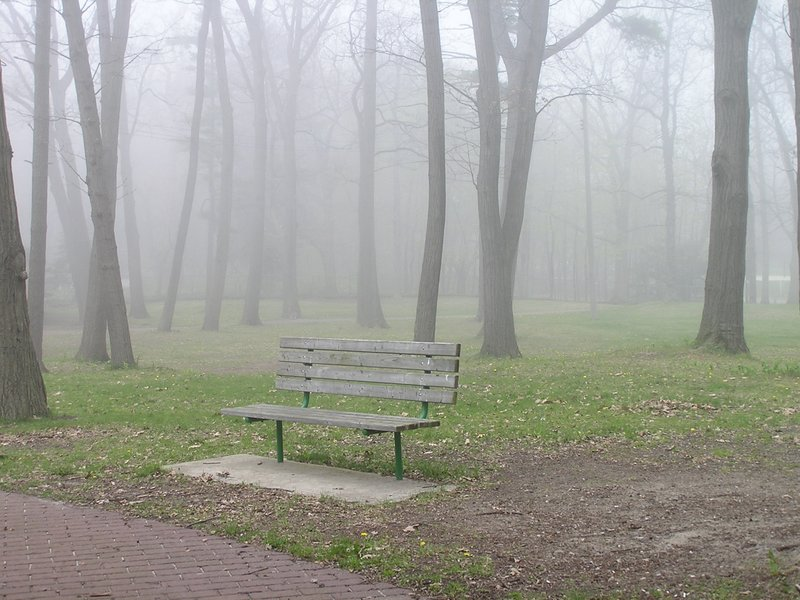
#> input picture ImageEnage/Image/foggy_bench.jpg, 800 x 600 px
$ python MSRtest.py
#> lines starting #> are read from the running program, lines starting #| are printed output that depends on the picture

#多尺度MSR(Multi-Scale Retinex)
# MSR也可实现色彩增强、颜色恒常性、局部动态范围压缩、全局动态范围压缩，也可以用于X光图像增强
import time

import numpy as np
import cv2


def replaceZeroes(data):
    min_nonzero = min(data[np.nonzero(data)])
    data[data == 0] = min_nonzero
    return data


def MSR(img, scales):
    weight = 1 / 3.0
    scales_size = len(scales)
    h, w = img.shape[:2]
    log_R = np.zeros((h, w), dtype=np.float32)

    for i in range(scales_size):
        img = replaceZeroes(img)
        L_blur = cv2.GaussianBlur(img, (scales[i], scales[i]), 0)
        L_blur = replaceZeroes(L_blur)
        dst_Img = cv2.log(img/255.0)
        dst_Lblur = cv2.log(L_blur/255.0)
        dst_Ixl = cv2.multiply(dst_Img, dst_Lblur)
        log_R += weight * cv2.subtract(dst_Img, dst_Ixl)

    dst_R = cv2.normalize(log_R,None, 0, 255, cv2.NORM_MINMAX)
    log_uint8 = cv2.convertScaleAbs(dst_R)
    return log_uint8


if __name__ == '__main__':
    begin=time.time()
    # ../Image/Forest3.jpg
    img = '../Image/foggy_bench.jpg'
    scales = [15,101,301]  # [3,5,9]  #看不出效果有什么差别
    src_img = cv2.imread(img)
#> src_img is the input picture: shape (600, 800, 3); mean B, G, R 153, 160.2, 159.8
    b_gray, g_gray, r_gray = cv2.split(src_img)
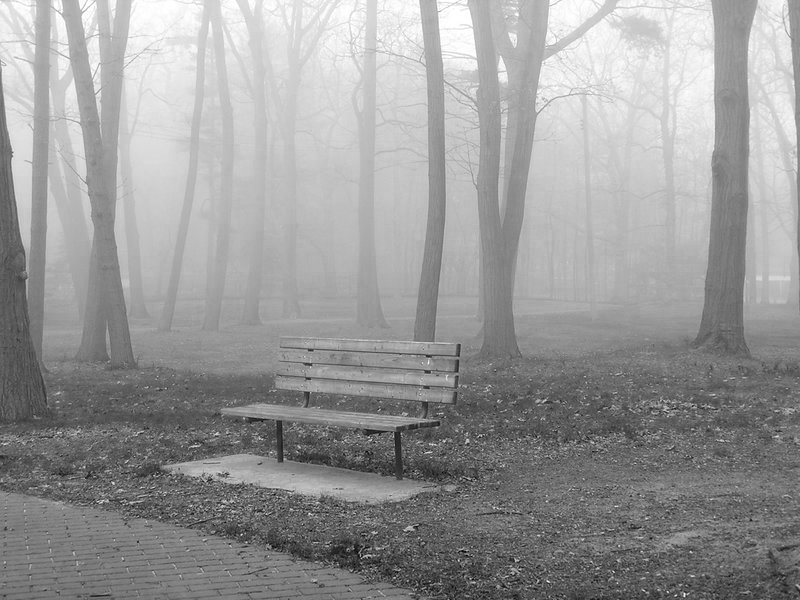
#> b_gray: shape (600, 800); min 0, max 255, mean 153
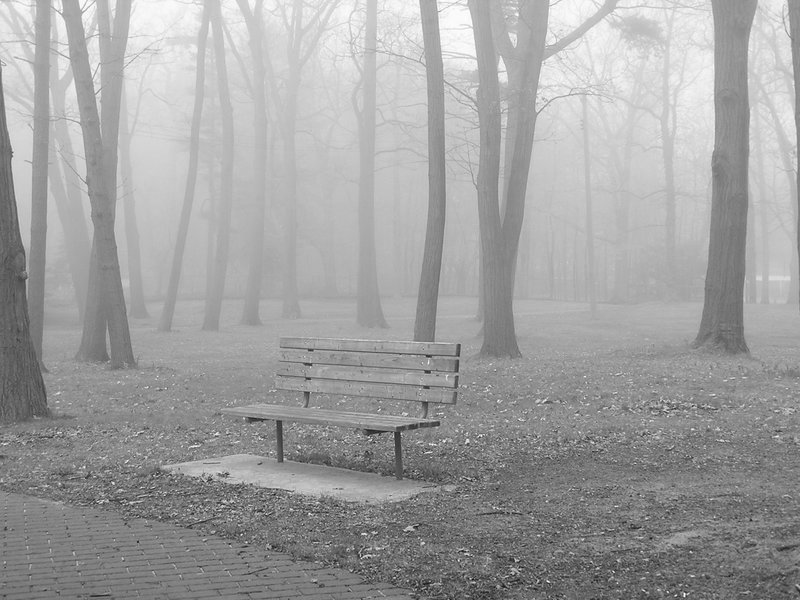
#> g_gray: shape (600, 800); min 13, max 255, mean 160.2
    b_gray = MSR(b_gray, scales)
#> the loop in MSR, `for i in range(scales_size):` made 3 passes
#> pass 1, in MSR, `dst_Lblur = cv2.log(L_blur/255.0)`:
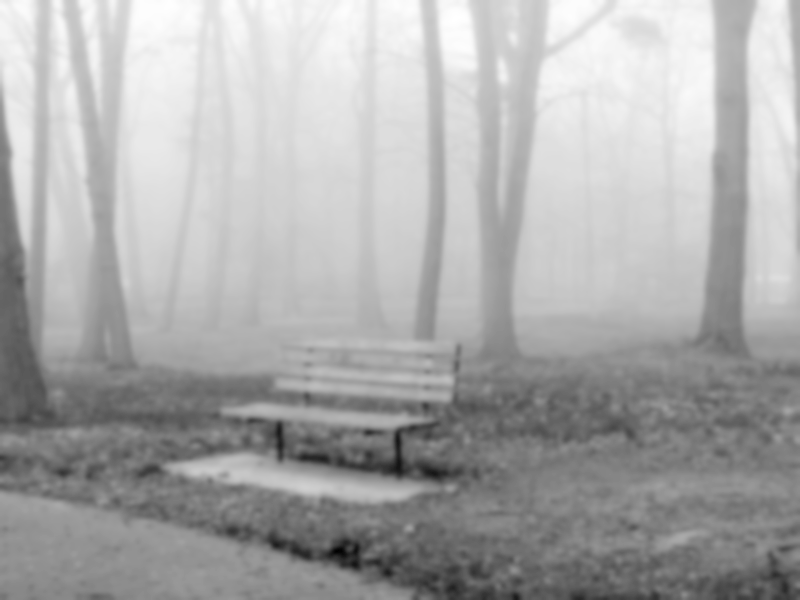
#> dst_Lblur: shape (600, 800) float64; min -1.71, max 0, mean -0.562; drawn with min black and max white
    g_gray = MSR(g_gray, scales)
#> the loop in MSR (call 2), `for i in range(scales_size):` made 3 passes
#> pass 1, in MSR (call 2), `dst_Img = cv2.log(img/255.0)`:
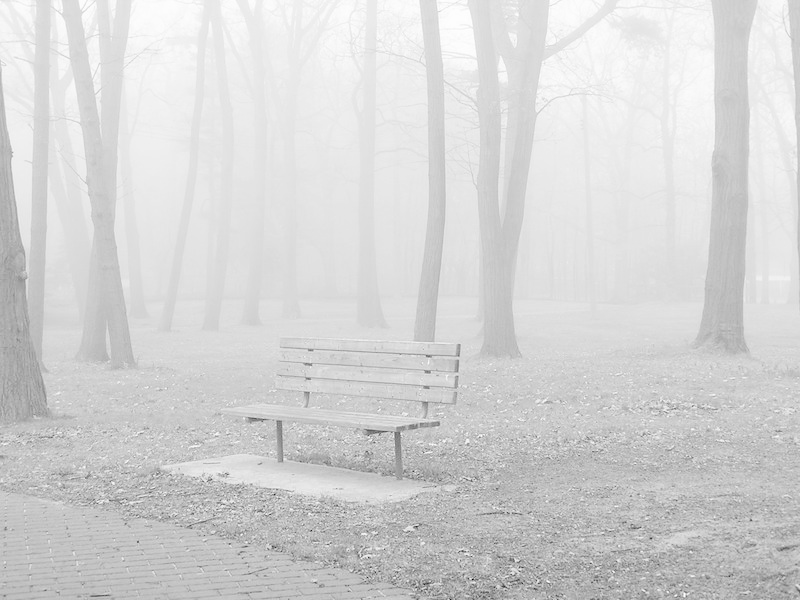
#> dst_Img: shape (600, 800) float64; min -2.98, max 0, mean -0.498; drawn with min black and max white
#> pass 1, in MSR (call 2), `dst_Ixl = cv2.multiply(dst_Img, dst_Lblur)`:
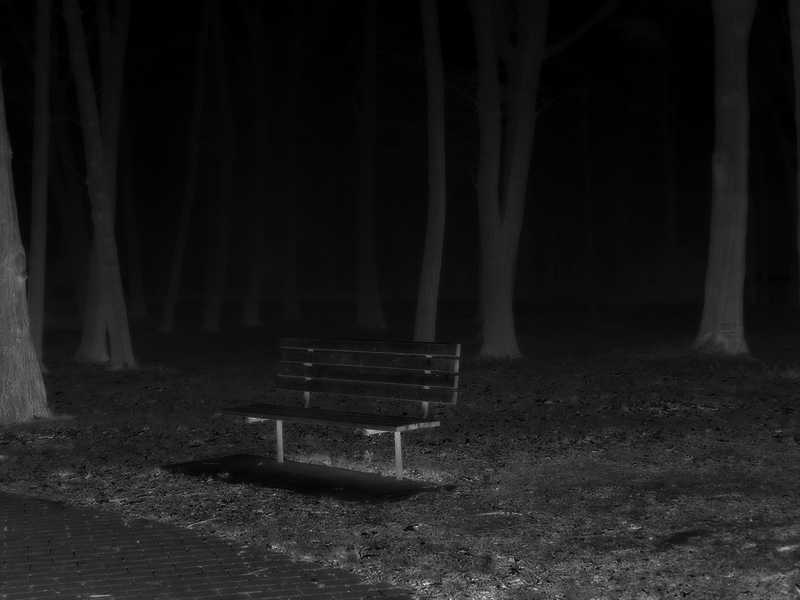
#> dst_Ixl: shape (600, 800) float64; min 0, max 2.98, mean 0.303; drawn with min black and max white
    r_gray = MSR(r_gray, scales)
#> the loop in MSR (call 3), `for i in range(scales_size):` made 3 passes
#> pass 1, in MSR (call 3), `L_blur = cv2.GaussianBlur(img, (scales[i], scales[i]), 0)`:
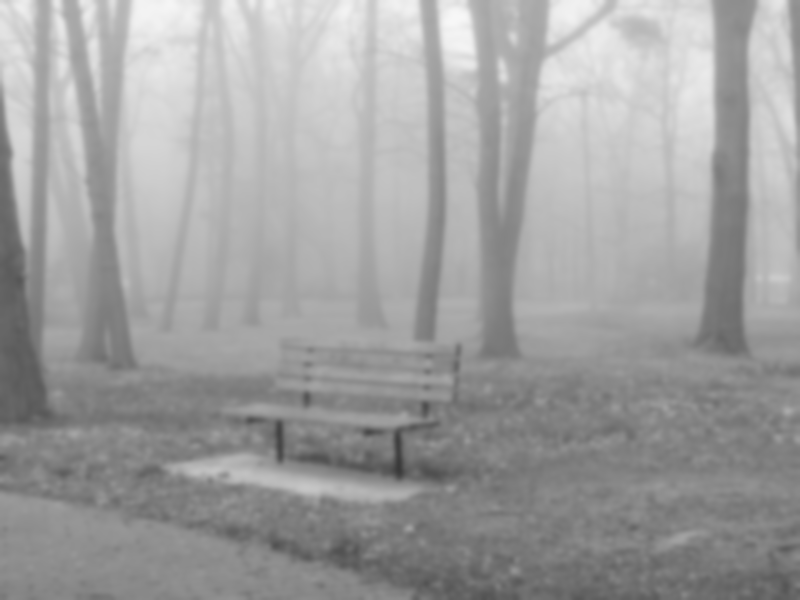
#> L_blur: shape (600, 800); min 57, max 247, mean 159.8
    result = cv2.merge([b_gray, g_gray, r_gray])
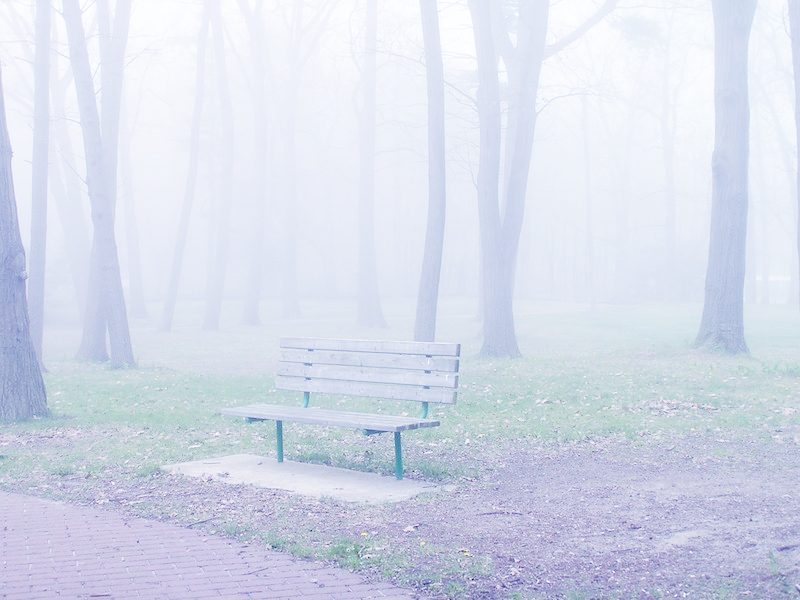
#> result: shape (600, 800, 3); mean B, G, R 234.3, 219.6, 213.9

    cv2.imwrite('MSR_foggy_bench.jpg',result)
    end=time.time()
    print(int(round(end * 1000)) - int(round(begin * 1000)))

$ run again, with ImageEnage/Image/Forest.jpg copied over ImageEnage/Image/foggy_bench.jpg
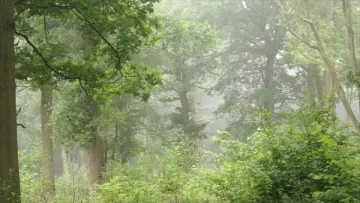
#> input picture ImageEnage/Image/Forest.jpg, 360 x 203 px
#> src_img is the input picture: shape (203, 360, 3); mean B, G, R 105.5, 147.3, 134.7
#> the loop in MSR, `for i in range(scales_size):` made 3 passes
#> the loop in MSR (call 2), `for i in range(scales_size):` made 3 passes
#> after the loop in MSR (call 2), `for i in range(scales_size):`:
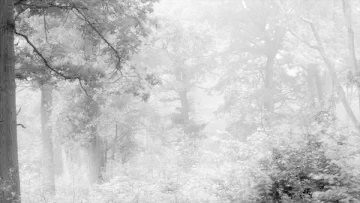
#> log_R: shape (203, 360) float32; min -4.32, max 0, mean -0.99; drawn with min black and max white
#> `result = cv2.merge([b_gray, g_gray, r_gray])`:
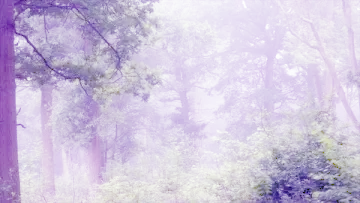
#> result: shape (203, 360, 3); mean B, G, R 220.8, 196.6, 207.5
